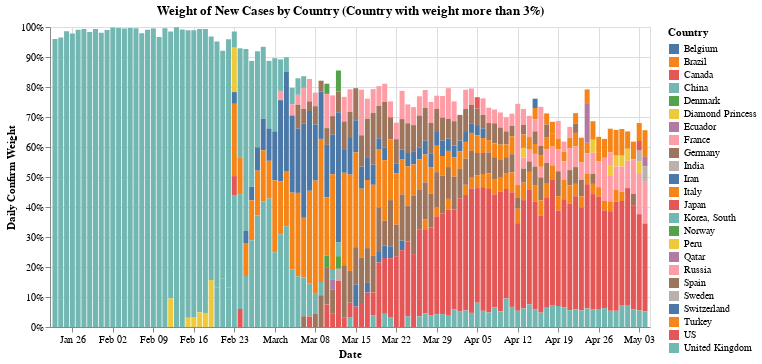

Write notebook code for a chart like this one.
### Markdown cell above
## Weight of Cases by Countries

### Code cell
#hide_input
df_confirmed_new = df_confirmed.set_index(['Date', 'Country']).unstack().diff().stack().reset_index()
df_confirmed_new_pct = df_confirmed_new.set_index(['Date', 'Country']).rename(columns={'Cases': 'New Confirm Weight'}).unstack().apply(lambda x: x/sum(x), axis=1).round(3).stack().reset_index()
selection = alt.selection_multi(fields=['Country'], bind='legend')
df_confirmed_new_pct = df_confirmed_new_pct[df_confirmed_new_pct['New Confirm Weight'] > 0.03]

_weight_bar = alt.Chart(df_confirmed_new_pct).mark_bar().encode(
    x='Date:T', 
    y=alt.Y('New Confirm Weight:Q', axis=alt.Axis(format='%'), title='Daily Confirm Weight'), 
    color='Country',
    tooltip=list(df_confirmed_new_pct),
    opacity=alt.condition(selection,alt.value(1), alt.value(0.2))
).add_selection(selection)
_weight_bar.properties(
    title = 'Weight of New Cases by Country (Country with weight more than 3%)',
    width = 600
)

### Figure 1 — Vega-Lite specification as saved in the notebook (floating-point values rounded to 4 significant figures; data arrays with more than 128 entries replaced by an {"elided": "..."} marker saying what was removed)
{"config": {"view": {"continuousWidth": 400, "continuousHeight": 300}}, "data": {"name": "data-5dee6e1d3bbdc4fec7f2b0ec0d7ef4b6"}, "mark": "bar", "encoding": {"color": {"type": "nominal", "field": "Country"}, "opacity": {"condition": {"value": 1, "selection": "selector001"}, "value": 0.2}, "tooltip": [{"type": "temporal", "field": "Date"}, {"type": "nominal", "field": "Country"}, {"type": "quantitative", "field": "New Confirm Weight"}], "x": {"type": "temporal", "field": "Date"}, "y": {"type": "quantitative", "axis": {"format": "%"}, "field": "New Confirm Weight", "title": "Daily Confirm Weight"}}, "selection": {"selector001": {"type": "multi", "fields": ["Country"], "bind": "legend"}}, "title": "Weight of New Cases by Country (Country with weight more than 3%)", "width": 600, "$schema": "https://vega.github.io/schema/vega-lite/v4.8.1.json", "datasets": {"data-5dee6e1d3bbdc4fec7f2b0ec0d7ef4b6": {"elided": "510 records"}}}
